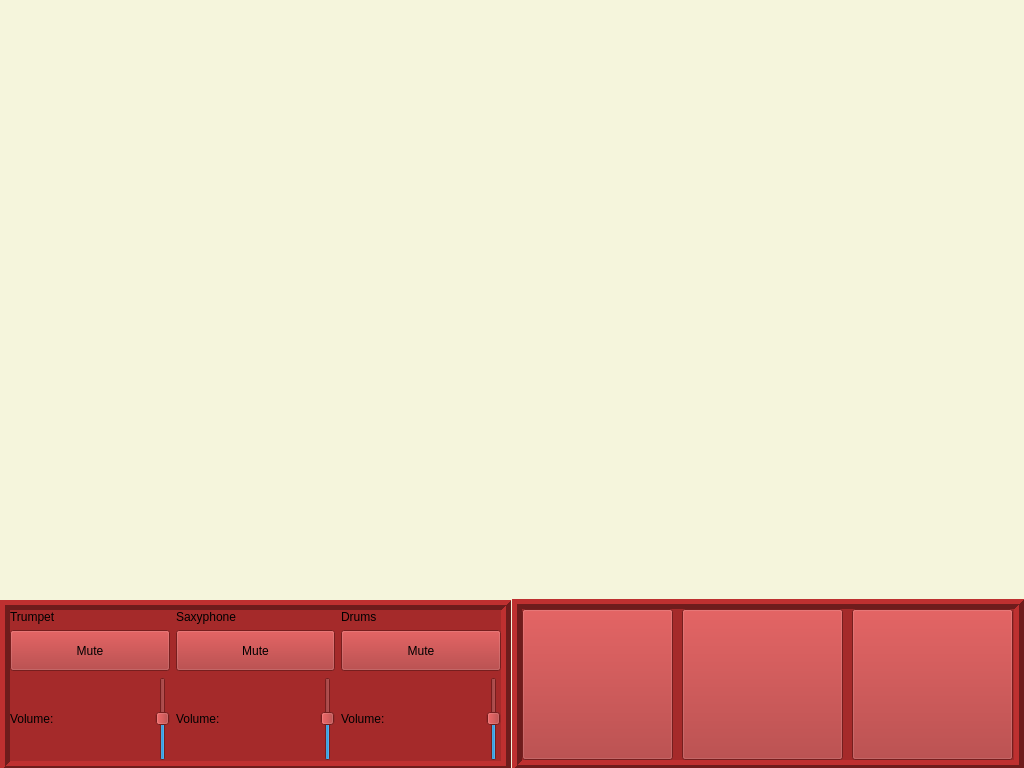
<?xml version="1.0" encoding="UTF-8"?>
<ui version="4.0">
 <class>GameWidget</class>
 <widget class="QWidget" name="GameWidget">
  <property name="geometry">
   <rect>
    <x>0</x>
    <y>0</y>
    <width>1024</width>
    <height>768</height>
   </rect>
  </property>
  <property name="windowTitle">
   <string>Form</string>
  </property>
  <property name="styleSheet">
   <string notr="true"/>
  </property>
  <widget class="QLabel" name="labelStage">
   <property name="geometry">
    <rect>
     <x>0</x>
     <y>0</y>
     <width>1024</width>
     <height>768</height>
    </rect>
   </property>
   <property name="styleSheet">
    <string notr="true">background-color:beige</string>
   </property>
   <property name="text">
    <string/>
   </property>
   <property name="pixmap">
    <pixmap resource="resources.qrc">:/images/background.jpg</pixmap>
   </property>
   <property name="scaledContents">
    <bool>true</bool>
   </property>
  </widget>
  <widget class="QFrame" name="frameButtons">
   <property name="geometry">
    <rect>
     <x>512</x>
     <y>599</y>
     <width>512</width>
     <height>171</height>
    </rect>
   </property>
   <property name="styleSheet">
    <string notr="true">background-color:brown</string>
   </property>
   <property name="frameShape">
    <enum>QFrame::Box</enum>
   </property>
   <property name="frameShadow">
    <enum>QFrame::Raised</enum>
   </property>
   <property name="lineWidth">
    <number>5</number>
   </property>
   <widget class="QPushButton" name="buttonSax">
    <property name="geometry">
     <rect>
      <x>170</x>
      <y>10</y>
      <width>161</width>
      <height>151</height>
     </rect>
    </property>
    <property name="sizePolicy">
     <sizepolicy hsizetype="Minimum" vsizetype="Preferred">
      <horstretch>0</horstretch>
      <verstretch>0</verstretch>
     </sizepolicy>
    </property>
    <property name="text">
     <string/>
    </property>
    <property name="icon">
     <iconset resource="resources.qrc">
      <normaloff>:/images/sax-example.png</normaloff>:/images/sax-example.png</iconset>
    </property>
    <property name="iconSize">
     <size>
      <width>170</width>
      <height>50</height>
     </size>
    </property>
   </widget>
   <widget class="QPushButton" name="buttonDrums">
    <property name="enabled">
     <bool>true</bool>
    </property>
    <property name="geometry">
     <rect>
      <x>340</x>
      <y>10</y>
      <width>161</width>
      <height>151</height>
     </rect>
    </property>
    <property name="sizePolicy">
     <sizepolicy hsizetype="Minimum" vsizetype="Preferred">
      <horstretch>0</horstretch>
      <verstretch>0</verstretch>
     </sizepolicy>
    </property>
    <property name="text">
     <string/>
    </property>
    <property name="icon">
     <iconset resource="resources.qrc">
      <normaloff>:/images/drums-example.png</normaloff>:/images/drums-example.png</iconset>
    </property>
    <property name="iconSize">
     <size>
      <width>66</width>
      <height>196</height>
     </size>
    </property>
   </widget>
   <widget class="QPushButton" name="buttonTrumpet">
    <property name="geometry">
     <rect>
      <x>10</x>
      <y>10</y>
      <width>151</width>
      <height>151</height>
     </rect>
    </property>
    <property name="sizePolicy">
     <sizepolicy hsizetype="Minimum" vsizetype="Preferred">
      <horstretch>0</horstretch>
      <verstretch>0</verstretch>
     </sizepolicy>
    </property>
    <property name="text">
     <string/>
    </property>
    <property name="icon">
     <iconset resource="resources.qrc">
      <normaloff>:/images/trumpet-example.png</normaloff>:/images/trumpet-example.png</iconset>
    </property>
    <property name="iconSize">
     <size>
      <width>70</width>
      <height>200</height>
     </size>
    </property>
   </widget>
  </widget>
  <widget class="QFrame" name="frameOptions">
   <property name="geometry">
    <rect>
     <x>0</x>
     <y>600</y>
     <width>511</width>
     <height>171</height>
    </rect>
   </property>
   <property name="styleSheet">
    <string notr="true">background-color:brown</string>
   </property>
   <property name="frameShape">
    <enum>QFrame::Box</enum>
   </property>
   <property name="frameShadow">
    <enum>QFrame::Raised</enum>
   </property>
   <property name="lineWidth">
    <number>5</number>
   </property>
   <widget class="QWidget" name="layoutWidget">
    <property name="geometry">
     <rect>
      <x>10</x>
      <y>10</y>
      <width>491</width>
      <height>151</height>
     </rect>
    </property>
    <layout class="QVBoxLayout" name="layoutMain">
     <item>
      <layout class="QHBoxLayout" name="layoutInstruments">
       <item>
        <widget class="QLabel" name="labelTrumpetOptions">
         <property name="sizePolicy">
          <sizepolicy hsizetype="Preferred" vsizetype="Maximum">
           <horstretch>0</horstretch>
           <verstretch>0</verstretch>
          </sizepolicy>
         </property>
         <property name="layoutDirection">
          <enum>Qt::LeftToRight</enum>
         </property>
         <property name="styleSheet">
          <string notr="true">font: 12pt &quot;MS Serif&quot;</string>
         </property>
         <property name="text">
          <string>Trumpet</string>
         </property>
        </widget>
       </item>
       <item>
        <widget class="QLabel" name="labelSaxOptions">
         <property name="sizePolicy">
          <sizepolicy hsizetype="Preferred" vsizetype="Maximum">
           <horstretch>0</horstretch>
           <verstretch>0</verstretch>
          </sizepolicy>
         </property>
         <property name="styleSheet">
          <string notr="true">font: 12pt &quot;MS Serif&quot;</string>
         </property>
         <property name="text">
          <string>Saxyphone</string>
         </property>
         <property name="textFormat">
          <enum>Qt::PlainText</enum>
         </property>
        </widget>
       </item>
       <item>
        <widget class="QLabel" name="labelDrumsOptions">
         <property name="sizePolicy">
          <sizepolicy hsizetype="Preferred" vsizetype="Maximum">
           <horstretch>0</horstretch>
           <verstretch>0</verstretch>
          </sizepolicy>
         </property>
         <property name="styleSheet">
          <string notr="true">font: 12pt &quot;MS Serif&quot;</string>
         </property>
         <property name="text">
          <string>Drums</string>
         </property>
        </widget>
       </item>
      </layout>
     </item>
     <item>
      <layout class="QHBoxLayout" name="layoutMuteButtons">
       <item>
        <widget class="QPushButton" name="buttonTrumpetMute">
         <property name="sizePolicy">
          <sizepolicy hsizetype="Minimum" vsizetype="Minimum">
           <horstretch>0</horstretch>
           <verstretch>0</verstretch>
          </sizepolicy>
         </property>
         <property name="text">
          <string>Mute</string>
         </property>
         <property name="checkable">
          <bool>true</bool>
         </property>
        </widget>
       </item>
       <item>
        <widget class="QPushButton" name="buttonSaxMute">
         <property name="sizePolicy">
          <sizepolicy hsizetype="Minimum" vsizetype="Minimum">
           <horstretch>0</horstretch>
           <verstretch>0</verstretch>
          </sizepolicy>
         </property>
         <property name="text">
          <string>Mute</string>
         </property>
         <property name="checkable">
          <bool>true</bool>
         </property>
        </widget>
       </item>
       <item>
        <widget class="QPushButton" name="buttonDrumsMute">
         <property name="sizePolicy">
          <sizepolicy hsizetype="Minimum" vsizetype="Minimum">
           <horstretch>0</horstretch>
           <verstretch>0</verstretch>
          </sizepolicy>
         </property>
         <property name="text">
          <string>Mute</string>
         </property>
         <property name="checkable">
          <bool>true</bool>
         </property>
        </widget>
       </item>
      </layout>
     </item>
     <item>
      <layout class="QHBoxLayout" name="layoutVolume">
       <property name="sizeConstraint">
        <enum>QLayout::SetDefaultConstraint</enum>
       </property>
       <item>
        <layout class="QHBoxLayout" name="layoutTrumpetVolume">
         <item>
          <widget class="QLabel" name="labelTrumpetVolume">
           <property name="sizePolicy">
            <sizepolicy hsizetype="Preferred" vsizetype="Maximum">
             <horstretch>0</horstretch>
             <verstretch>0</verstretch>
            </sizepolicy>
           </property>
           <property name="styleSheet">
            <string notr="true">font: 9pt &quot;MS Serif&quot;</string>
           </property>
           <property name="text">
            <string>Volume:</string>
           </property>
          </widget>
         </item>
         <item>
          <widget class="QSlider" name="sliderTrumpetVolume">
           <property name="sizePolicy">
            <sizepolicy hsizetype="Fixed" vsizetype="Maximum">
             <horstretch>0</horstretch>
             <verstretch>0</verstretch>
            </sizepolicy>
           </property>
           <property name="sliderPosition">
            <number>50</number>
           </property>
           <property name="orientation">
            <enum>Qt::Vertical</enum>
           </property>
          </widget>
         </item>
        </layout>
       </item>
       <item>
        <layout class="QHBoxLayout" name="layoutSaxVolume">
         <item>
          <widget class="QLabel" name="labelSaxVolume">
           <property name="sizePolicy">
            <sizepolicy hsizetype="Preferred" vsizetype="Maximum">
             <horstretch>0</horstretch>
             <verstretch>0</verstretch>
            </sizepolicy>
           </property>
           <property name="styleSheet">
            <string notr="true">font: 9pt &quot;MS Serif&quot;</string>
           </property>
           <property name="text">
            <string>Volume:</string>
           </property>
          </widget>
         </item>
         <item>
          <widget class="QSlider" name="sliderSaxVolume">
           <property name="sizePolicy">
            <sizepolicy hsizetype="Fixed" vsizetype="Maximum">
             <horstretch>0</horstretch>
             <verstretch>0</verstretch>
            </sizepolicy>
           </property>
           <property name="sliderPosition">
            <number>50</number>
           </property>
           <property name="orientation">
            <enum>Qt::Vertical</enum>
           </property>
          </widget>
         </item>
        </layout>
       </item>
       <item>
        <layout class="QHBoxLayout" name="layoutDrumsVolume">
         <item>
          <widget class="QLabel" name="labelDrumVolume">
           <property name="sizePolicy">
            <sizepolicy hsizetype="Preferred" vsizetype="Maximum">
             <horstretch>0</horstretch>
             <verstretch>0</verstretch>
            </sizepolicy>
           </property>
           <property name="styleSheet">
            <string notr="true">font: 9pt &quot;MS Serif&quot;</string>
           </property>
           <property name="text">
            <string>Volume:</string>
           </property>
          </widget>
         </item>
         <item>
          <widget class="QSlider" name="sliderDrumsVolume">
           <property name="sizePolicy">
            <sizepolicy hsizetype="Fixed" vsizetype="Maximum">
             <horstretch>0</horstretch>
             <verstretch>0</verstretch>
            </sizepolicy>
           </property>
           <property name="sliderPosition">
            <number>50</number>
           </property>
           <property name="orientation">
            <enum>Qt::Vertical</enum>
           </property>
          </widget>
         </item>
        </layout>
       </item>
      </layout>
     </item>
    </layout>
   </widget>
  </widget>
  <zorder>labelStage</zorder>
  <zorder>frameOptions</zorder>
  <zorder>frameButtons</zorder>
 </widget>
 <resources>
  <include location="resources.qrc"/>
 </resources>
 <connections/>
</ui>
